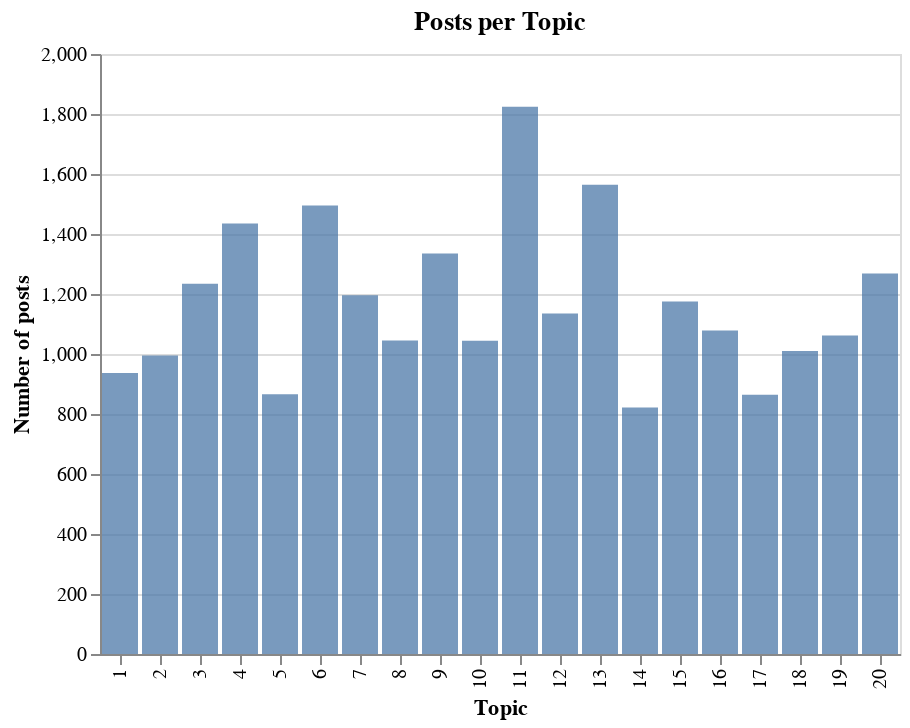

Here is the notebook cell this chart was saved with:
### Markdown cell above
### Posts per topic

### Code cell
p_data = data.topic.value_counts().to_frame("count").rename_axis("topic").reset_index()
p_data["topic_interpretation"] = p_data.topic.map(topic_interpretation)

chart = alt.Chart(p_data, title="Posts per Topic").mark_bar().encode(
    x=alt.X("topic:N", title="Topic"),
    y=alt.Y("count:Q", title="Number of posts"),
    opacity=alt.value(0.75),
    tooltip=[alt.Tooltip("topic_interpretation", title="Interpretation")]
)

chart.save(os.path.join(figures_path, "topics", "LDAn20_posts_per_topic.html"))
chart

### Figure 1 — Vega-Lite specification as saved in the notebook (floating-point values rounded to 4 significant figures)
{"$schema": "https://vega.github.io/schema/vega-lite/v3.4.0.json", "config": {"mark": {"tooltip": null}, "view": {"height": 300, "width": 400}}, "data": {"name": "data-9058c41fa96b5f47a278d712fee9e9f1"}, "datasets": {"data-9058c41fa96b5f47a278d712fee9e9f1": [{"count": 1824, "topic": 11, "topic_interpretation": "ÖVP"}, {"count": 1564, "topic": 13, "topic_interpretation": "SPÖ"}, {"count": 1495, "topic": 6, "topic_interpretation": "Parteien"}, {"count": 1435, "topic": 4, "topic_interpretation": "Steuern/Geld"}, {"count": 1335, "topic": 9, "topic_interpretation": "Dank/TV-Runde"}, {"count": 1268, "topic": 20, "topic_interpretation": "Rechts-außen"}, {"count": 1234, "topic": 3, "topic_interpretation": "Grüne"}, {"count": 1196, "topic": 7, "topic_interpretation": "Prognosen"}, {"count": 1175, "topic": 15, "topic_interpretation": "-"}, {"count": 1135, "topic": 12, "topic_interpretation": "-"}, {"count": 1078, "topic": 16, "topic_interpretation": "FPÖ"}, {"count": 1062, "topic": 19, "topic_interpretation": "-"}, {"count": 1045, "topic": 8, "topic_interpretation": "KPÖ/LinkeVorderungen"}, {"count": 1044, "topic": 10, "topic_interpretation": "Links/Alternativ"}, {"count": 1010, "topic": 18, "topic_interpretation": "Wahlkampfslogans"}, {"count": 995, "topic": 2, "topic_interpretation": "Wohnen/Sicherheit"}, {"count": 937, "topic": 1, "topic_interpretation": "-"}, {"count": 866, "topic": 5, "topic_interpretation": "TV"}, {"count": 864, "topic": 17, "topic_interpretation": "-"}, {"count": 822, "topic": 14, "topic_interpretation": "Volksparteien"}]}, "encoding": {"opacity": {"value": 0.75}, "tooltip": [{"field": "topic_interpretation", "title": "Interpretation", "type": "nominal"}], "x": {"field": "topic", "title": "Topic", "type": "nominal"}, "y": {"field": "count", "title": "Number of posts", "type": "quantitative"}}, "mark": "bar", "title": "Posts per Topic"}
